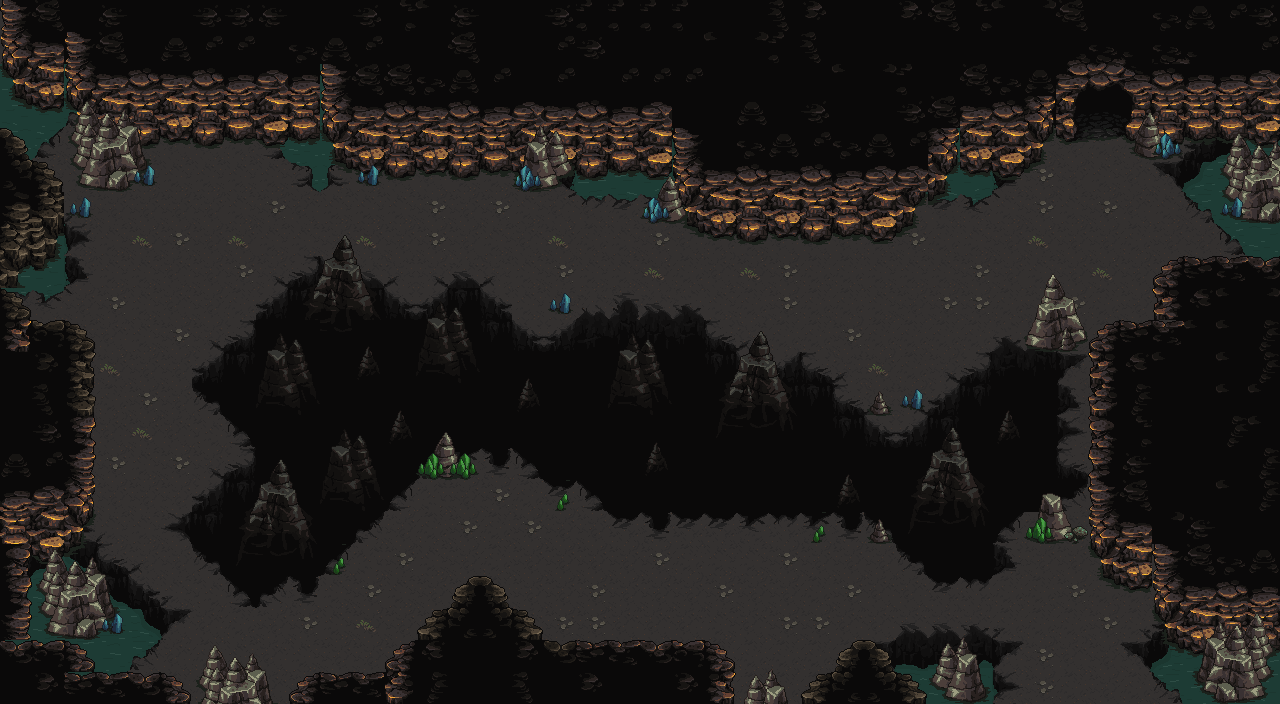

The image is a tile-based game level rendered from a .tmx file. Its description and source (layers, tilesets, objects; grid data summarised) follow:
An orthogonal 40x22 tile map with 32x32 px tiles, 7 tile layers (Base, Camino, PiedritasPiso/Agua, Agujeros, ...), 2 tilesets.

<map version="1.10" tiledversion="1.12.2" orientation="orthogonal" renderorder="right-down" width="40" height="22" tilewidth="32" tileheight="32" infinite="0" nextlayerid="9" nextobjectid="1">
 <editorsettings>
  <export target="mapa-aventura-2.json" format="json" />
 </editorsettings>
 <tileset firstgid="1" source="Cueva.tsx" />
 <tileset firstgid="2449" source="CuevaDecoracion.tsx" />
 <layer id="3" name="Base" width="40" height="22" locked="1">
  <data>[880 cells, 880 non-empty, 6 distinct tile ids]</data>
 </layer>
 <layer id="1" name="Camino" width="40" height="22" locked="1">
  <data>[880 cells, 775 non-empty, 5 distinct tile ids]</data>
 </layer>
 <layer id="8" name="PiedritasPiso/Agua" width="40" height="22" locked="1">
  <data>[880 cells, 263 non-empty, 96 distinct tile ids]</data>
 </layer>
 <layer id="2" name="Agujeros" width="40" height="22">
  <data>[880 cells, 107 non-empty, 36 distinct tile ids]</data>
 </layer>
 <layer id="4" name="Paredes" width="40" height="22" locked="1">
  <data>[880 cells, 395 non-empty, 89 distinct tile ids]</data>
 </layer>
 <layer id="6" name="Piedras" width="40" height="22" locked="1">
  <data>[880 cells, 161 non-empty, 65 distinct tile ids]</data>
 </layer>
 <layer id="7" name="Piedras2" width="40" height="22" locked="1">
  <data>[880 cells, 17 non-empty, 5 distinct tile ids]</data>
 </layer>
</map>
